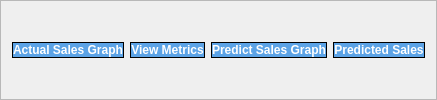
                        <widget class="QFrame" name="switch_btn_container">
                         <property name="frameShape">
                          <enum>QFrame::StyledPanel</enum>
                         </property>
                         <property name="frameShadow">
                          <enum>QFrame::Raised</enum>
                         </property>
                         <layout class="QHBoxLayout" name="horizontalLayout_17">
                          <item>
                           <widget class="QPushButton" name="btn_actual_sale">
                            <property name="styleSheet">
                             <string notr="true">QPushButton{
background-color: rgb(92,163,230);
color: #fff;
border: 1px solid #000000;
border-radius: 15px;
font-weight: bold
}
QPushButton:hover{
background-color: #fff;
color: rgb(92,163,230);
border: 1px solid #000000;
border-radius: 15px;
}</string>
                            </property>
                            <property name="text">
                             <string>Actual Sales Graph</string>
                            </property>
                           </widget>
                          </item>
                          <item>
                           <widget class="QPushButton" name="btn_display_score">
                            <property name="styleSheet">
                             <string notr="true">QPushButton{
background-color: rgb(92,163,230);
color: #fff;
border: 1px solid #000000;
border-radius: 15px;
font-weight: bold
}
QPushButton:hover{
background-color: #fff;
color: rgb(92,163,230);
border: 1px solid #000000;
border-radius: 15px;
}</string>
                            </property>
                            <property name="text">
                             <string>View Metrics</string>
                            </property>
                           </widget>
                          </item>
                          <item>
                           <widget class="QPushButton" name="btn_prediction_sale">
                            <property name="styleSheet">
                             <string notr="true">QPushButton{
background-color: rgb(92,163,230);
color: #fff;
border: 1px solid #000000;
border-radius: 15px;
font-weight: bold
}
QPushButton:hover{
background-color: #fff;
color: rgb(92,163,230);
border: 1px solid #000000;
border-radius: 15px;
}</string>
                            </property>
                            <property name="text">
                             <string>Predict Sales Graph</string>
                            </property>
                           </widget>
                          </item>
                          <item>
                           <widget class="QPushButton" name="btn_prediction_sale_list">
                            <property name="styleSheet">
                             <string notr="true">QPushButton{
background-color: rgb(92,163,230);
color: #fff;
border: 1px solid #000000;
border-radius: 15px;
font-weight: bold
}
QPushButton:hover{
background-color: #fff;
color: rgb(92,163,230);
border: 1px solid #000000;
border-radius: 15px;
}</string>
                            </property>
                            <property name="text">
                             <string>Predicted Sales</string>
                            </property>
                           </widget>
                          </item>
                         </layout>
                        </widget>
